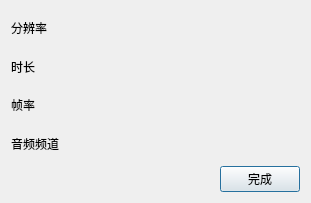
<?xml version="1.0" encoding="UTF-8"?>
<ui version="4.0">
 <class>infomationDialog</class>
 <widget class="QDialog" name="infomationDialog">
  <property name="geometry">
   <rect>
    <x>0</x>
    <y>0</y>
    <width>311</width>
    <height>203</height>
   </rect>
  </property>
  <property name="maximumSize">
   <size>
    <width>311</width>
    <height>203</height>
   </size>
  </property>
  <property name="windowTitle">
   <string>信息</string>
  </property>
  <layout class="QVBoxLayout" name="verticalLayout" stretch="1,1,1,1,1">
   <item>
    <layout class="QHBoxLayout" name="horizontalLayout">
     <item>
      <widget class="QLabel" name="label">
       <property name="text">
        <string>分辨率</string>
       </property>
      </widget>
     </item>
     <item>
      <widget class="QLabel" name="resolution">
       <property name="text">
        <string/>
       </property>
      </widget>
     </item>
    </layout>
   </item>
   <item>
    <layout class="QHBoxLayout" name="horizontalLayout_2">
     <item>
      <widget class="QLabel" name="label_2">
       <property name="text">
        <string>时长</string>
       </property>
      </widget>
     </item>
     <item>
      <widget class="QLabel" name="length">
       <property name="text">
        <string/>
       </property>
      </widget>
     </item>
    </layout>
   </item>
   <item>
    <layout class="QHBoxLayout" name="horizontalLayout_3">
     <item>
      <widget class="QLabel" name="label_3">
       <property name="text">
        <string>帧率</string>
       </property>
      </widget>
     </item>
     <item>
      <widget class="QLabel" name="frameRate">
       <property name="text">
        <string/>
       </property>
      </widget>
     </item>
    </layout>
   </item>
   <item>
    <layout class="QHBoxLayout" name="horizontalLayout_4">
     <item>
      <widget class="QLabel" name="label_4">
       <property name="text">
        <string>音频频道</string>
       </property>
      </widget>
     </item>
     <item>
      <widget class="QLabel" name="channels">
       <property name="text">
        <string/>
       </property>
      </widget>
     </item>
    </layout>
   </item>
   <item>
    <layout class="QHBoxLayout" name="horizontalLayout_5">
     <item>
      <spacer name="horizontalSpacer">
       <property name="orientation">
        <enum>Qt::Horizontal</enum>
       </property>
       <property name="sizeHint" stdset="0">
        <size>
         <width>40</width>
         <height>20</height>
        </size>
       </property>
      </spacer>
     </item>
     <item>
      <widget class="QPushButton" name="okButton">
       <property name="text">
        <string>完成</string>
       </property>
      </widget>
     </item>
    </layout>
   </item>
  </layout>
 </widget>
 <resources/>
 <connections>
  <connection>
   <sender>okButton</sender>
   <signal>clicked()</signal>
   <receiver>infomationDialog</receiver>
   <slot>accept()</slot>
   <hints>
    <hint type="sourcelabel">
     <x>351</x>
     <y>38</y>
    </hint>
    <hint type="destinationlabel">
     <x>233</x>
     <y>29</y>
    </hint>
   </hints>
  </connection>
 </connections>
</ui>
